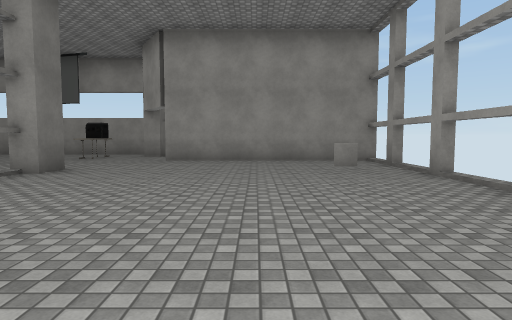
[1] (above)

14 first-person views from a walk through a Unity game level. The camera is 1.4 m above the floor, tilts 4° down and sees 75° across. Doors are open. The floor is counted in squares, 2 m on a side. Each view is taken from the middle of a square. On the plan, view 1 faces up. The plan holds only what a view shows up to about 10 squares ahead; the rest is blank. The place goes on beyond the plan. The player character is not drawn. Some surface patterns are stand-ins.

[2]
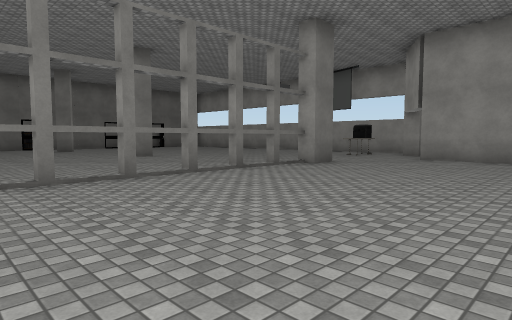

[3]
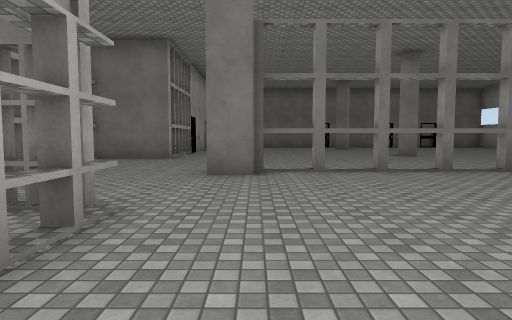

[4]
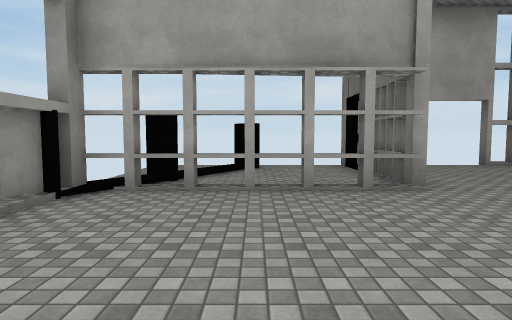

[5]
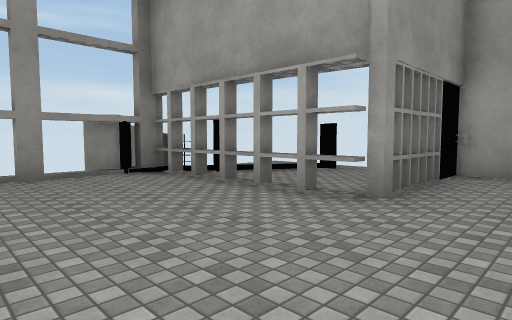

[6]
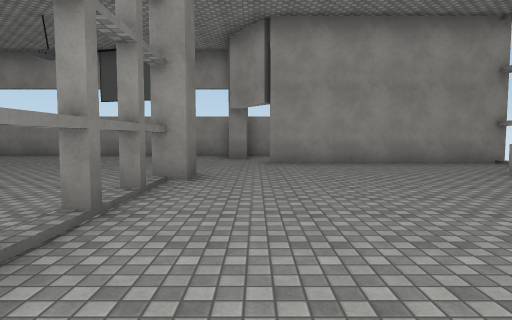

[7]
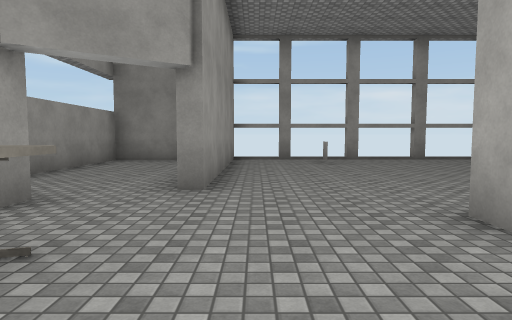

[8]
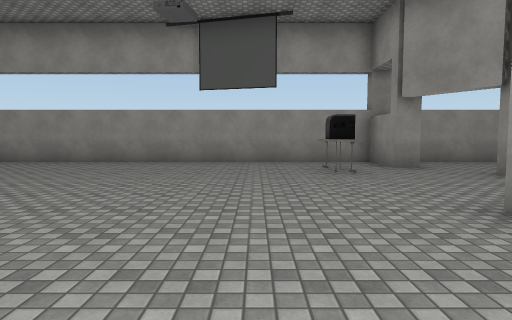

[9]
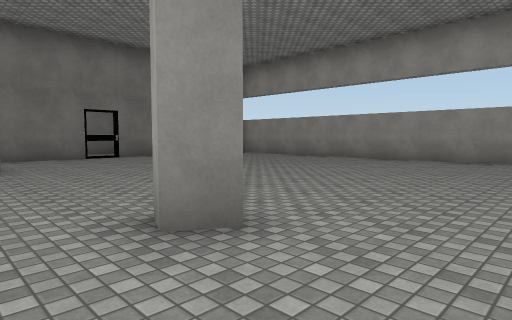

[10]
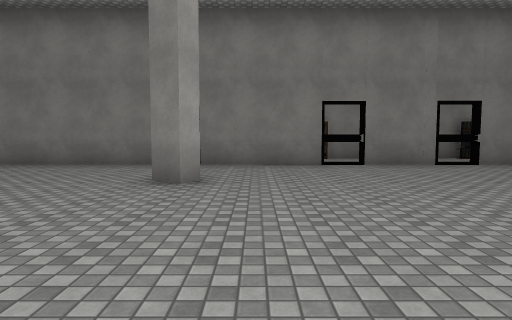

[11]
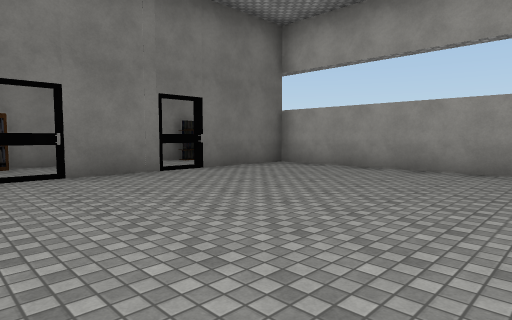

[12]
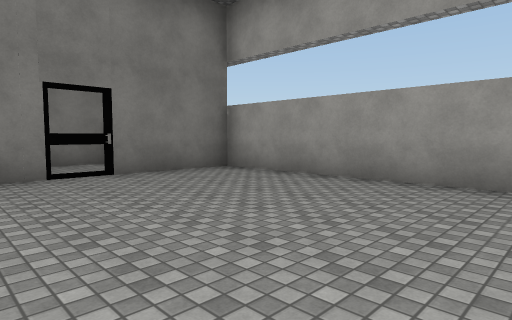

[13]
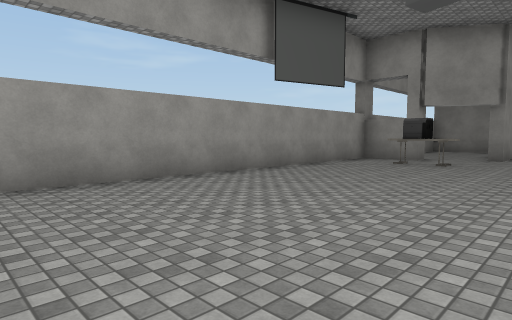

[14]
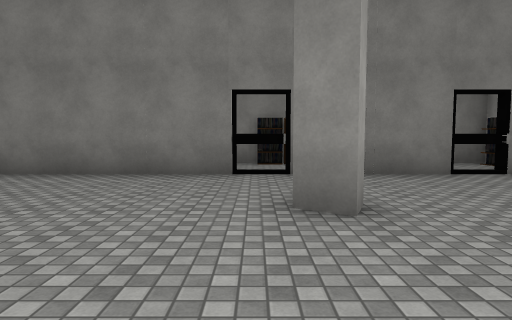

### Floor plan
Key: @ floor where view 1 was taken; # wall or solid block; x gap in a wall; . main floor; : floor 0.25 m higher than the main floor; / step, stairs or slope; D open door; ^ raised ledge; T thing the floor can be seen under or through; P printer; O other object.
Columns run from 22 left of view 1 to 4 right of it. Each row starts with its distance up from view 1.
 14   ########################
 13   #................#.....#
 12 ###................#.....#
 11 #.#..............PDD.....#
 10 #..O...............D#######
  9 #O#....................../
  8 #.#....................../#
  7 # .O..............T.....#/
  6   #...............T....../#
  5   #.........#....T......./
  4  ##...#...........T....../
  3  #.O.............T......./
  2  ##......   .....T.......
  1   #.....    .....T.......
  0   #....      ....T....@../#
 -1   #..          ...T....../x
 -2   #            ........../#
 -3               .......#..x##
 -4               .......^..:
 -5               ..  ...O....
 -6                  #DD##.x..

Positions as (right, up) in squares from view 1, and headings:
1: (0, 0), facing up
2: (1, -1), facing up-left
3: (2, -1), facing left
4: (1, 2), facing down
5: (-3, 1), facing down-right
6: (-3, 1), facing up
7: (-7, 9), facing right
8: (-7, 4), facing up
9: (-8, 3), facing up-left
10: (-11, 5), facing left
11: (-13, 6), facing up-left
12: (-13, 8), facing up-left
13: (-14, 8), facing up-right
14: (-13, 3), facing left
